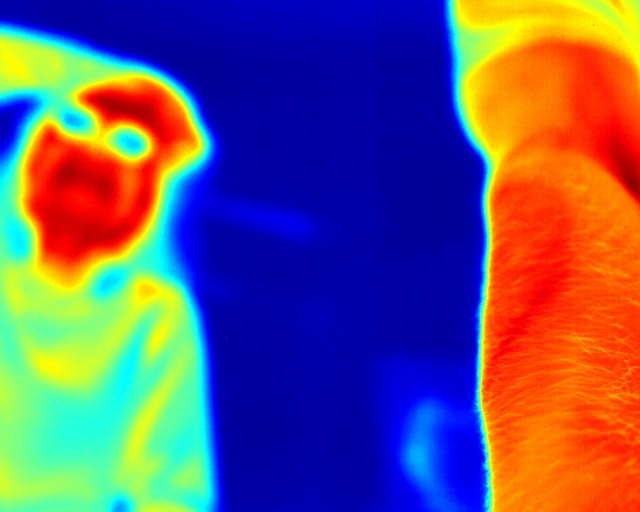
#> input picture pictures/IR_Test.jpg, 640 x 512 px
$ python -i motion_detection.py   (imports and definitions only)   (older library calls are emulated)
#> lines starting #> are read from the running program, lines starting #| are printed output that depends on the picture; after the words box and inside, x2 and y2 are one past the last pixel; in counts of white or black regions, pixels touching at a corner belong together
# Measures whether the patient moved between two IR frames.
#
# Hand it two frames from the same camera angle and it reports two numbers:
#
#   outline overlap  how much the two body outlines agree, 0 to 1
#   pixel shift      how far the image slid, in pixels
#
# Neither number is thrown off by the skin slowly warming or cooling, which is
# what makes this harder than it first looks.
#
# Only ever compare frames from the SAME camera angle. Across angles, the rig's
# own rotation reads as patient movement.
#
# No camera, no Qt, no SDK - just numpy and OpenCV, so it runs anywhere and can
# be tested without hardware.

from dataclasses import dataclass, field

import cv2
import numpy as np

# Calibrated 2026-10-08 against the camera, five 60-second runs with a
# volunteer. Figures are the worst case over a 1-second burst window:
#
#              IoU median   IoU worst   shift worst
#   still            0.996       0.987       0.77 px
#   breathing        0.994       0.981       1.16 px
#   small moves      0.993       0.735    (unusable, see below)
#   large moves      0.992       0.372    (unusable, see below)
#
# IoU does the real work. Still and breathing never fell below 0.981 across
# 5000+ pairs; movement reached 0.372. MIN_IOU sits in the gap.
MIN_IOU = 0.97

# Secondary. Phase correlation measures how far the WHOLE SCENE translated, and
# most of the scene is stationary room and rig, so a patient turning in place
# barely registers - large moves scored IoU 0.42 while reporting half a pixel.
# When it does break down it returns nonsense (1622 px on a 640x512 image).
# Small moves did produce honest 2-3 px translations, which is what this cut is
# for; it is not a substitute for the IoU check.
MAX_SHIFT_PX = 2.0

# Tells "didn't move" apart from "couldn't tell". A blank or blown-out frame
# gives phaseCorrelate nothing to lock onto, and the shift it returns is often
# near zero - which would otherwise look like a perfectly still patient and
# pass. Below this confidence, the shift is rejected instead of believed.
#
# Measured across four runs. The response is NOT bounded to 0-1:
#
#   still        never below 1.03
#   breathing    worst 0.42
#   movement     worst -0.04, with 5-16 pairs per run under this cut
#
# A negative response means no correlation peak was found at all. 0.01 sits in
# the dead zone between breathing and outright failure, so the guard fires only
# when the measurement has collapsed - never on a patient who merely moved.
MIN_CONFIDENCE = 0.01

@dataclass
class Thresholds:
    """Limits a burst must satisfy to be kept."""

    min_iou: float = MIN_IOU
    max_shift_px: float = MAX_SHIFT_PX
    min_confidence: float = MIN_CONFIDENCE
    # How many consecutive failing pairs before the burst is rejected. Breathing
    # moves the chest wall slightly and periodically; requiring two in a row
    # stops one noisy frame from throwing the capture away.
    consecutive_failures: int = 2


@dataclass
class PairResult:
    """One frame compared against the burst's reference frame."""

    index: int
    iou: float
    dx: float
    dy: float
    shift_px: float
    confidence: float
    passed: bool
    reasons: list = field(default_factory=list)


@dataclass
class BurstResult:
    """Verdict for a whole burst captured at one camera position."""

    passed: bool
    pairs: list = field(default_factory=list)
    keeper: int = 0  # index of the frame to keep when passed
    reasons: list = field(default_factory=list)

    @property
    def worst_iou(self) -> float:
        return min((p.iou for p in self.pairs), default=1.0)

    @property
    def worst_shift(self) -> float:
        return max((p.shift_px for p in self.pairs), default=0.0)

    # [6 lines left out: function summary, not called in this run]


def to_uint8(frame: np.ndarray) -> np.ndarray:
    """Per-frame min-max stretch to 8-bit.

    Stretching each frame on its own is deliberate: it removes the slow warming
    and cooling of the skin over a session, so drift cannot look like motion.
    """
    if frame.dtype == np.uint8:
        return frame
    return cv2.normalize(frame, None, 0, 255, cv2.NORM_MINMAX, cv2.CV_8U)


def body_mask(frame: np.ndarray) -> np.ndarray:
    """Boolean mask of the warm body against the cooler room.

    frame  temperature array, raw counts, or an 8-bit display image. The cut is
           chosen by Otsu from the frame's own histogram, so the absolute units
           do not matter.

    The subject needs roughly 150 counts of contrast over the room for this to
    isolate it. Measured on the bench 2026-11-25: clean at 163 counts, broken
    at 130, where the cut falls far enough that background joins the mask.
    """
    blurred = cv2.GaussianBlur(to_uint8(frame), (5, 5), 0)
    _, mask = cv2.threshold(blurred, 0, 255, cv2.THRESH_BINARY + cv2.THRESH_OTSU)

    # Drop speckle without eating the real outline.
    kernel = np.ones((5, 5), np.uint8)
    mask = cv2.morphologyEx(mask, cv2.MORPH_OPEN, kernel)
    mask = cv2.morphologyEx(mask, cv2.MORPH_CLOSE, kernel)

    # Keep only the largest warm region.
    #
    # Otsu splits the histogram in two and everything on the warm side becomes
    # "body", so a heated platform, a lamp, or a hand reaching in all join the
    # mask. None of them move when the patient does, so they hold the overlap
    # up and make real motion read as smaller than it is.
    #
    # Measured on the bench 2026-11-09: a warm turntable deck contributed up to
    # 9% of the mask and swung by 3200 px across one 28-minute run, producing
    # eight rejections that were entirely the platform. With the deck excluded,
    # the subject's own overlap held between 0.976 and 0.994 with no trend.
    #
    # On a frame with one warm region this is a no-op.
    count, labels, stats, _ = cv2.connectedComponentsWithStats(mask, 8)
    if count > 2:                       # background, plus more than one region
        largest = 1 + int(np.argmax(stats[1:, cv2.CC_STAT_AREA]))
        mask = np.where(labels == largest, 255, 0).astype(np.uint8)
    return mask > 0


# [77 lines left out: functions mask_iou, pixel_shift, compare, check_burst, not called in this run]

>>> import cv2
>>> picture = cv2.imread('pictures/IR_Test.jpg', cv2.IMREAD_GRAYSCALE)
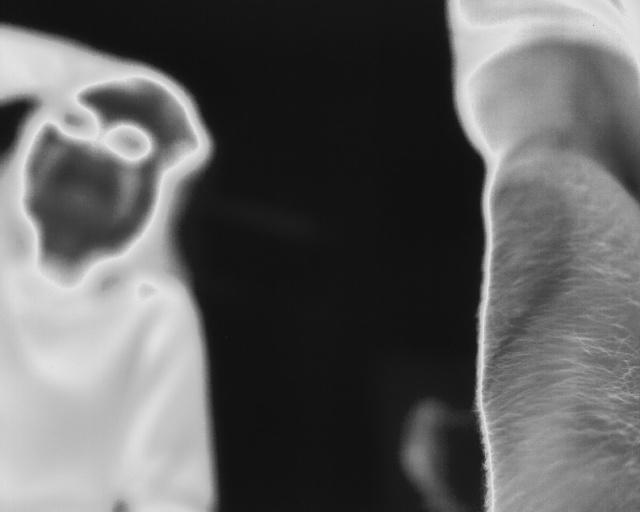
#> picture: shape (512, 640); min 15, max 230, mean 94.8
>>> result = body_mask(picture)
#> in body_mask, `_, mask = cv2.threshold(blurred, 0, 255, cv2.THRESH_BINARY + cv2.THRES..`:
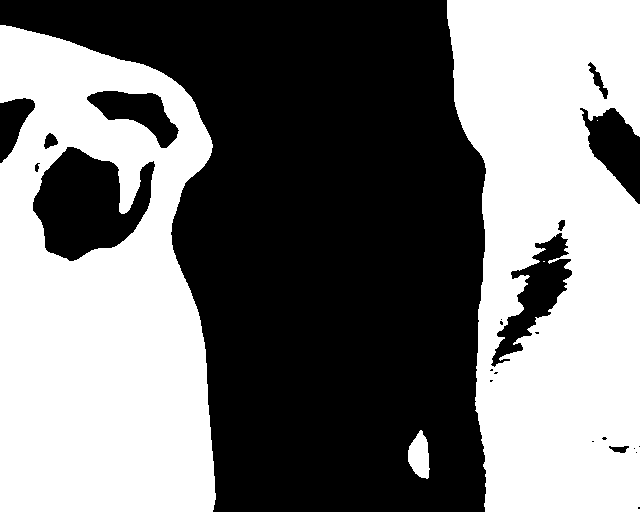
#> mask: shape (512, 640); 48% white; 5 white regions (2 under 20 px), largest, box (x1, y1, x2, y2) and area: (0, 25, 216, 512) 78703, (447, 0, 640, 512) 77924, (408, 430, 430, 479) 742
#> in body_mask, `mask = cv2.morphologyEx(mask, cv2.MORPH_OPEN, kernel)`:
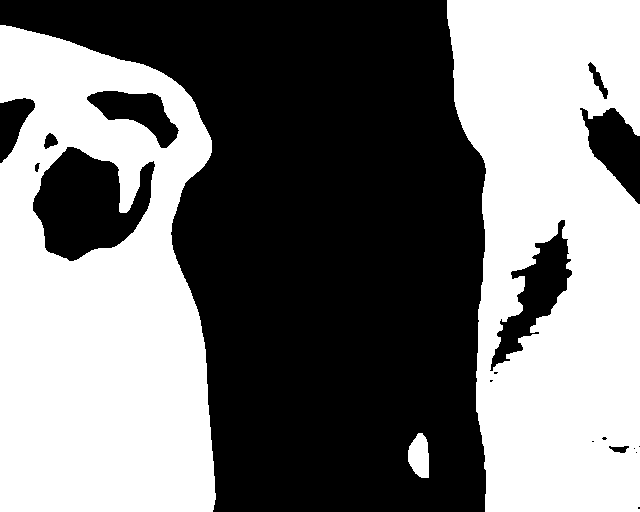
#> mask: shape (512, 640); 47.9% white; 3 white regions, box (x1, y1, x2, y2) and area: (0, 25, 216, 512) 78688, (447, 0, 640, 512) 77577, (408, 433, 429, 478) 728
#> in body_mask, `mask = cv2.morphologyEx(mask, cv2.MORPH_CLOSE, kernel)`:
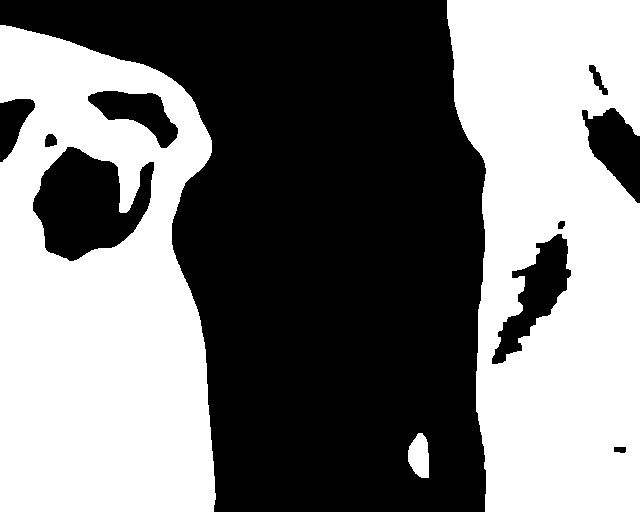
#> mask: shape (512, 640); 48% white; 3 white regions, box (x1, y1, x2, y2) and area: (0, 25, 216, 512) 78752, (447, 0, 640, 512) 77809, (408, 433, 429, 478) 728
#> in body_mask, `count, labels, stats, _ = cv2.connectedComponentsWithStats(mask, 8)`:
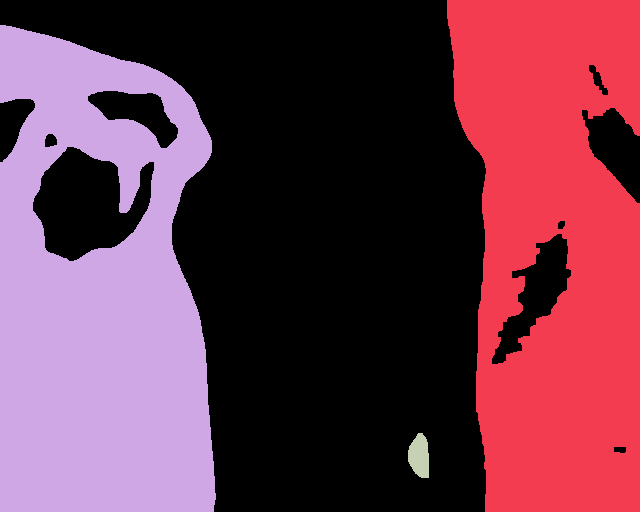
#> labels: shape (512, 640) int32; 4 distinct labels, from 0 to 3; one colour per label, 0 black
#> in body_mask, `count, labels, stats, _ = cv2.connectedComponentsWithStats(mask, 8)`: count = 4; stats = [[0, 0, 640, 512, 170391], [447, 0, 193, 512, 77809], [0, 25, 216, 487, 78752], [408, 433, 21, 45, 728]]
#> in body_mask, `largest = 1 + int(np.argmax(stats[1:, cv2.CC_STAT_AREA]))`: largest = 2
#> in body_mask, `mask = np.where(labels == largest, 255, 0).astype(np.uint8)`:
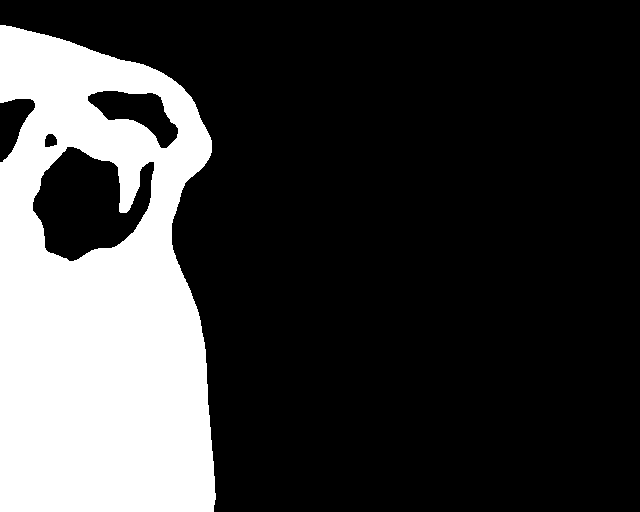
#> mask: shape (512, 640); 24% white; 1 white region, box (x1, y1, x2, y2) and area: (0, 25, 216, 512) 78752
